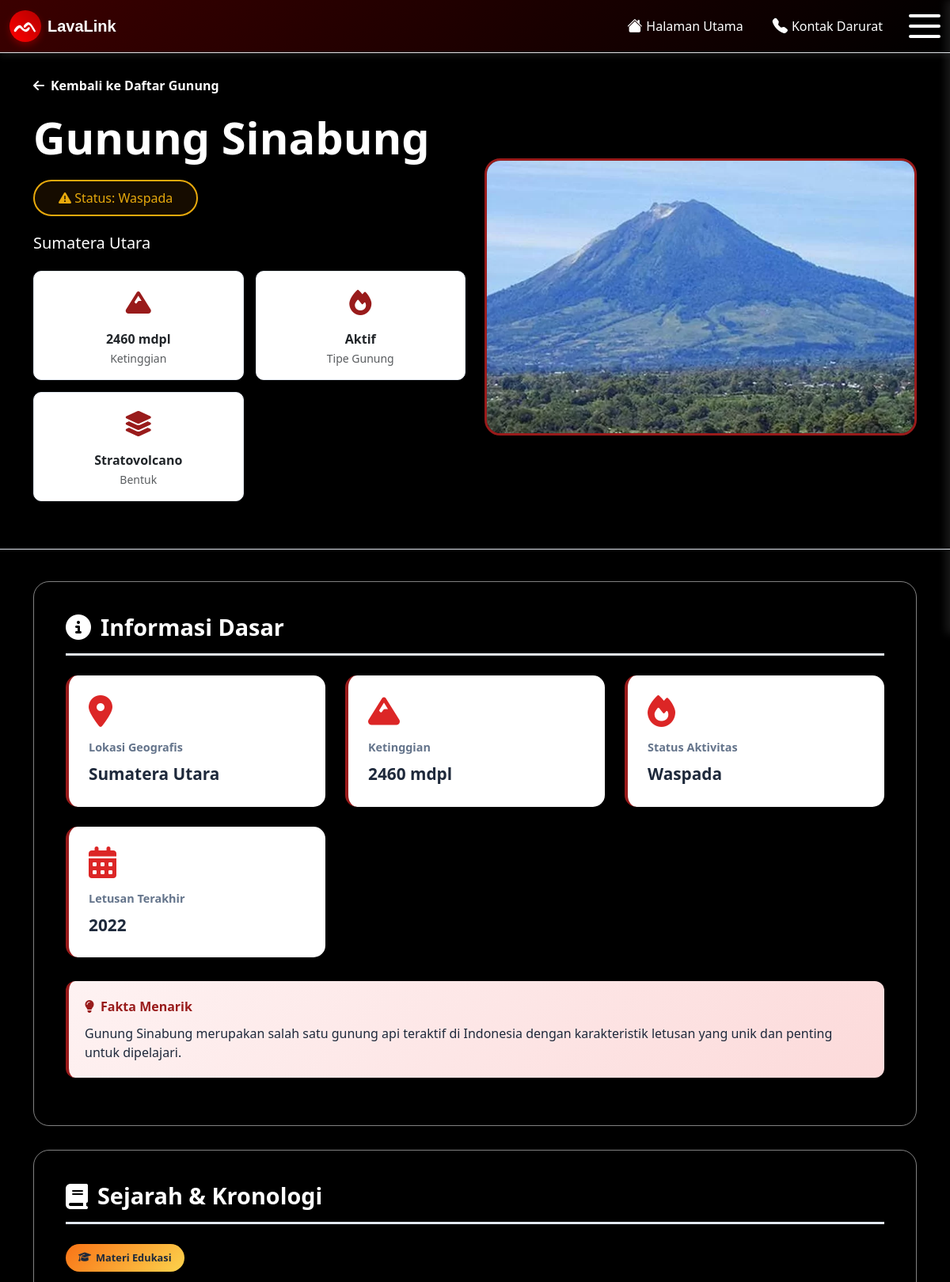
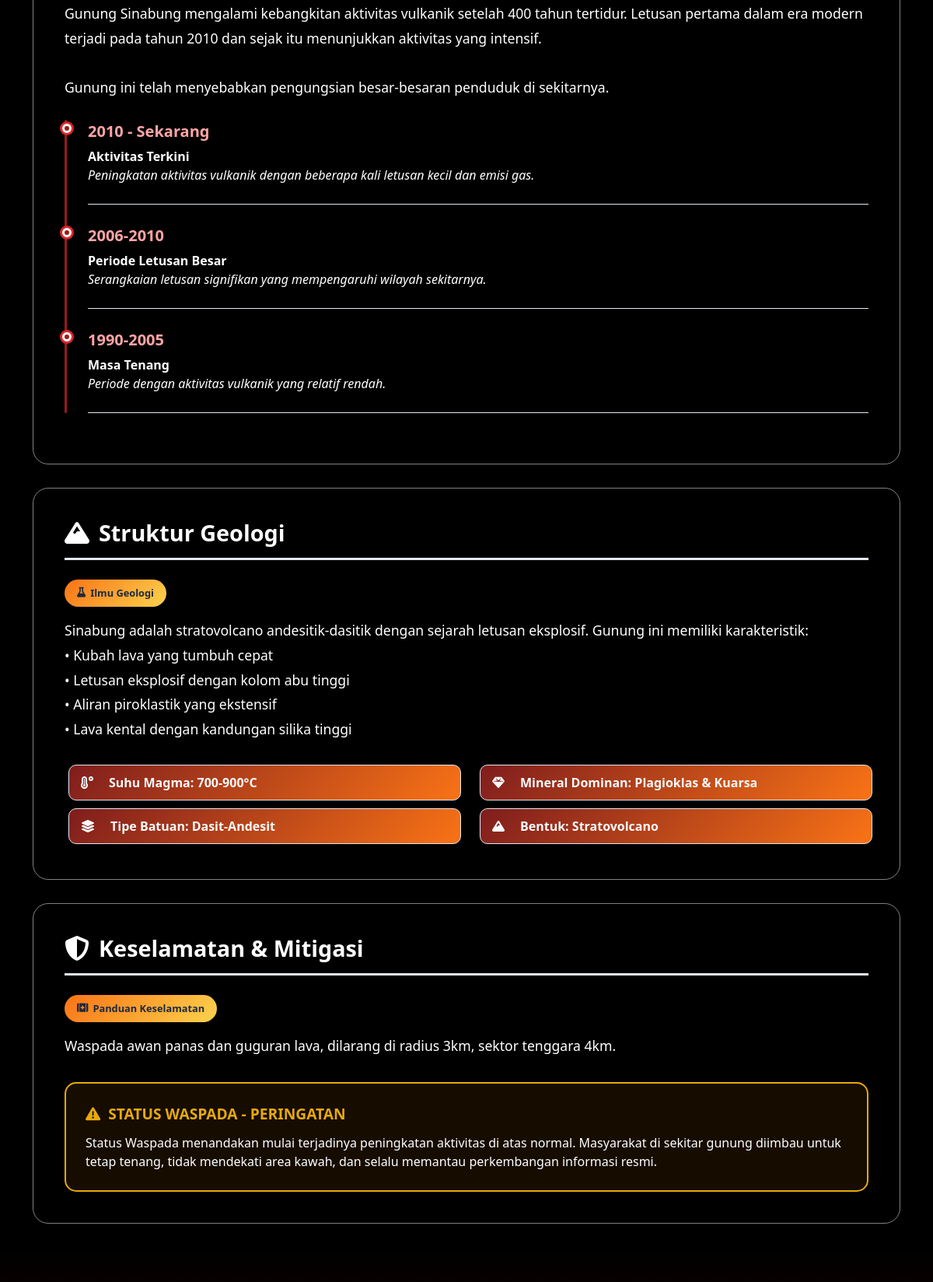
/detail_gunung.php?id=4 (upper part), run on the app's committed database (2 pictures, top to bottom).
### tables this page shows
CREATE TABLE `data_gunung` (
  `id` int(11) NOT NULL,
  `nama_gunung` varchar(100) DEFAULT NULL,
  `lokasi` varchar(100) DEFAULT NULL,
  `lat` decimal(10,6) DEFAULT NULL,
  `lon` decimal(10,6) DEFAULT NULL,
  `ketinggian` int(11) DEFAULT NULL,
  `sejarah` text DEFAULT NULL,
  `geologi` text DEFAULT NULL,
  `status` varchar(20) DEFAULT NULL,
  `rekomendasi` text DEFAULT NULL,
  `jalur_evakuasi` text DEFAULT NULL,
  `zona_merah` text DEFAULT NULL,
  `zona_kuning` text DEFAULT NULL,
  `zona_hijau` text DEFAULT NULL,
  `titik_kumpul` text DEFAULT NULL,
  `gambar` varchar(255) DEFAULT NULL,
  `tipe_gunung` varchar(50) DEFAULT NULL,
  `bentuk_gunung` varchar(50) DEFAULT NULL,
  `letusan_terakhir` varchar(100) DEFAULT NULL,
  `suhu_magma` varchar(100) DEFAULT NULL,
  `tipe_batuan` varchar(100) DEFAULT NULL,
  `mineral_dominan` varchar(100) DEFAULT NULL,
  `created_at` timestamp NOT NULL DEFAULT current_timestamp(),
  `update_at` timestamp NOT NULL DEFAULT current_timestamp() ON UPDATE current_timestamp()
);

### detail_gunung.php (the view, shortened to what this page needs)
<?php
include 'koneksi.php';
$id = $_GET['id'] ?? null;
$query = "SELECT * FROM data_gunung WHERE id = ?";
$stmt = mysqli_prepare($conn, $query);
mysqli_stmt_bind_param($stmt, "i", $id);
mysqli_stmt_execute($stmt);
$result = mysqli_stmt_get_result($stmt);
$gunung = mysqli_fetch_assoc($result);
$status_class = 'tag-normal';
$status_icon = 'fas fa-check-circle';
$status_text = 'Normal';
$status_color = '#059669';
$status_bg = 'rgba(5, 150, 105, 0.1)';
if (strpos(strtolower($gunung['status']), 'waspada') !== false) {
    $status_class = 'tag-waspada';
    $status_icon = 'fas fa-exclamation-triangle';
    $status_text = 'Waspada';
    $status_color = '#e7a90cff';
    $status_bg = 'rgba(217, 119, 6, 0.1)';
} elseif (strpos(strtolower($gunung['status']), 'siaga') !== false) {
    $status_class = 'tag-siaga';
    $status_icon = 'fas fa-fire';
    $status_text = 'Siaga';
    $status_color = '#dc6c26ff';
    $status_bg = 'rgba(220, 38, 38, 0.1)';
} elseif (strpos(strtolower($gunung['status']), 'awas') !== false) {
    $status_class = 'tag-awas';
    $status_icon = 'fas fa-fire';
    $status_text = 'Awas';
    $status_color = '#b82121ff';
    $status_bg = 'rgba(220, 38, 38, 0.1)';
}
?>
<!DOCTYPE html>
<html lang="id">
<head>
    <link rel="stylesheet" href="https://cdnjs.cloudflare.com/ajax/libs/font-awesome/6.4.0/css/all.min.css">
    <link rel="stylesheet" href="styles_css/detail_gunung.css">
</head>
<body style="background-color: black;">
    <header>
    </header>
    <section class="detail-hero">
        <div class="container">
            <div class="row align-items-center">
                <div class="col-lg-6">
                    <a href="info_gunung.php" class="btn-back" style="color: white;">
                        <i class="fas fa-arrow-left"></i>Kembali ke Daftar Gunung
                    </a>
                    <h1 class="display-4 fw-bold mb-3" style="color: white; padding-bottom: 15px"><?php echo $gunung['nama_gunung']; ?></h1>
                    <span class="alert" style="
                        background: <?php echo $status_bg; ?>;
                        color: <?php echo $status_color; ?>;
                        border: 2px solid <?php echo $status_color ?>; padding: 10px 30px; border-radius: 100px;
                    ">
                        <i class="<?php echo $status_icon; ?>"></i> Status: <?php echo $gunung['status']; ?>
                    </span>
                    <p style="color: white; font-size: 20px;"><br><?php echo $gunung['lokasi']; ?></p>
                    <div class="volcano-features">
                        <div class="feature-item">
                            <div class="feature-icon">
                                <i class="fas fa-mountain"></i>
                            </div>
                            <div class="fw-bold"><?php echo $gunung['ketinggian']; ?> mdpl</div>
                            <small class="text-muted">Ketinggian</small>
                        </div>
                        <div class="feature-item">
                            <div class="feature-icon">
                                <i class="fas fa-fire"></i>
                            </div>
                            <div class="fw-bold">Aktif</div>
                            <small class="text-muted">Tipe Gunung</small>
                        </div>
                        <div class="feature-item">
                            <div class="feature-icon">
                                <i class="fas fa-layer-group"></i>
                            </div>
                            <div class="fw-bold">Stratovolcano</div>
                            <small class="text-muted">Bentuk</small>
                        </div>
                    </div>
                </div>
                <div class="col-lg-6">
                    <img src="image/<?php echo $gunung['gambar']; ?>" class="volcano-image" alt="<?php echo $gunung['nama_gunung']; ?>" onerror="this.onerror=null; this.src='https://placehold.co/600x350/7f1d1d/ffffff?text=GUNUNG+API'">
                </div>
            </div>
        </div>
    </section>
    <div class="container">
        <section>
            <div class="content-section">
                <h2 class="section-title">
                    <i class="fas fa-info-circle"></i>Informasi Dasar
                </h2>
                <div class="info-grid">
                    <div class="info-card">
                        <i class="fas fa-map-marker-alt"></i>
                        <div class="info-label">Lokasi Geografis</div>
                        <div class="info-value"><?php echo $gunung['lokasi']; ?></div>
                    </div>
                    <div class="info-card">
                        <i class="fas fa-mountain"></i>
                        <div class="info-label">Ketinggian</div>
                        <div class="info-value"><?php echo $gunung['ketinggian']; ?> mdpl</div>
                    </div>
                    <div class="info-card">
                        <i class="fas fa-fire"></i>
                        <div class="info-label">Status Aktivitas</div>
                        <div class="info-value"><?php echo $gunung['status']; ?></div>
                    </div>
                    <div class="info-card">
                        <i class="fas fa-calendar-alt"></i>
                        <div class="info-label">Letusan Terakhir</div>
                        <div class="info-value"><?php echo $gunung['letusan_terakhir']; ?></div>
                    </div>
                </div>
                <div class="fact-box">
                    <div class="fact-title">
                        <i class="fas fa-lightbulb"></i>
                        Fakta Menarik
                    </div>
                    <p class="mb-0"><?php echo $gunung['nama_gunung']; ?> merupakan salah satu gunung api teraktif di Indonesia dengan karakteristik letusan yang unik dan penting untuk dipelajari.</p>
                </div>
            </div>
        </section>
        <section>
            <div class="content-section">
                <h2 class="section-title">
                    <i class="fas fa-book"></i>Sejarah & Kronologi
                </h2>
                <span class="edu-badge">
                    <i class="fas fa-graduation-cap"></i>Materi Edukasi
                </span>
                <div class="text-content">
                    <?php echo nl2br($gunung['sejarah']); ?>
                </div>
                <div class="timeline">
                    <div class="timeline-item">
                        <div class="timeline-date">2010 - Sekarang</div>
                        <div class="fw-bold">Aktivitas Terkini</div>
                        <p class="mb-0"><i>Peningkatan aktivitas vulkanik dengan beberapa kali letusan kecil dan emisi gas.</i></p>
                    </div>
                    <div class="timeline-item">
                        <div class="timeline-date">2006-2010</div>
                        <div class="fw-bold">Periode Letusan Besar</div>
                        <p class="mb-0"><i>Serangkaian letusan signifikan yang mempengaruhi wilayah sekitarnya.</i></p>
                    </div>
                    <div class="timeline-item">
                        <div class="timeline-date">1990-2005</div>
                        <div class="fw-bold">Masa Tenang</div>
                        <p class="mb-0"><i>Periode dengan aktivitas vulkanik yang relatif rendah.</i></p>
                    </div>
                </div>
            </div>
        </section>
        <section>
            <div class="content-section">
                <h2 class="section-title">
                    <i class="fas fa-mountain"></i>Struktur Geologi
                </h2>
                <span class="edu-badge">
                    <i class="fas fa-flask"></i>Ilmu Geologi
                </span>
                <div class="text-content">
                    <?php echo nl2br($gunung['geologi']); ?>
                </div>
                <div class="row mt-4">
                    <div class="col-md-6">
                        <div class="stat-badge">
                            <i class="fas fa-temperature-high"></i>
                            Suhu Magma: <?php echo ($gunung['suhu_magma']); ?>
                        </div>
                        <div class="stat-badge">
                            <i class="fas fa-layer-group"></i>
                            Tipe Batuan: <?php echo ($gunung['tipe_batuan']); ?>
                        </div>
                    </div>
                    <div class="col-md-6">
                        <div class="stat-badge">
                            <i class="fas fa-gem"></i>
                            Mineral Dominan: <?php echo ($gunung['mineral_dominan']); ?>
                        </div>
                        <div class="stat-badge">
                            <i class="fas fa-mountain"></i>
                            Bentuk: <?php echo ($gunung['bentuk_gunung']); ?>
                        </div>
                    </div>
                </div>
            </div>
        </section>
        <section>
            <div class="content-section">
                <h2 class="section-title">
                    <i class="fas fa-shield-alt"></i>Keselamatan & Mitigasi
                </h2>
                <span class="edu-badge">
                    <i class="fas fa-first-aid"></i>Panduan Keselamatan
                </span>
                <div class="text-content">
                    <?php echo nl2br($gunung['rekomendasi']); ?>
                </div>
                <div class="alert-box" style="
                    background: <?php echo $status_bg; ?>;
                    border: 2px solid <?php echo $status_color; ?>;
                ">
                    <div class="alert-title" style="color: <?php echo $status_color; ?>;">
                        <i class="<?php echo $status_icon; ?>"></i>
                        STATUS <?php echo strtoupper($status_text); ?> - PERINGATAN
                    </div>
                    <p class="mb-0" style="color:white">
                        <?php if ($status_class == 'tag-siaga'): ?>
                            Status Siaga menunjukkan adanya peningkatan aktivitas vulkanik yang nyata. Masyarakat di wilayah terdampak harus meningkatkan kewaspadaan, berada di luar radius bahaya yang ditetapkan, dan mengikuti instruksi evakuasi dari pemerintah daerah.
                        <?php elseif ($status_class == 'tag-waspada'): ?>
                            Status Waspada menandakan mulai terjadinya peningkatan aktivitas di atas normal. Masyarakat di sekitar gunung diimbau untuk tetap tenang, tidak mendekati area kawah, dan selalu memantau perkembangan informasi resmi.
                        <?php elseif ($status_class == 'tag-awas'): ?>
                            Status Awas adalah tingkat peringatan tertinggi dan mengindikasikan bahwa letusan besar kemungkinan akan terjadi dalam waktu dekat. Seluruh masyarakat di area rawan bencana (KRB) wajib segera mengevakuasi diri ke lokasi aman.
                        <?php else: ?>
                            Status Normal menunjukkan tidak ada perubahan aktivitas yang signifikan. Meskipun demikian, masyarakat dan pengunjung tetap dilarang mendekati kawah/puncak untuk menghindari bahaya gas beracun.
                        <?php endif; ?>
                    </p>
                </div>
            </div>
        </section>
    </div>
    <footer>
    </footer>
</body>
</html>

### styles_css/navbar.css (style rules this page uses)
#custom-navbar { background: linear-gradient(135deg, #3b0000ff 0%, #000000ff 100%); box-shadow: 0 2px 10px rgba(255, 255, 255, 0.1); border-bottom: 1px solid #dee2e6; transition: all 0.3s ease; animation: navbarFadeIn 0.8s ease-out; position: fixed; top: 0px; z-index: 9999; }
.navbar-brand { font-family: 'Arial', sans-serif; color: #574949ff; transition: transform 0.3s ease; }
.logo-sb { background: linear-gradient(45deg, #ff0000ff, #b30000ff); color: white; font-weight: bold; font-size: 1.5rem; width: 40px; height: 40px; display: flex; align-items: center; justify-content: center; border-radius: 50%; box-shadow: 0 4px 8px rgba(255, 0, 0, 0.3); transition: all 0.3s ease; }
.icon-btn-custom { display: inline-flex; align-items: center; justify-content: center; padding: 8px 12px; margin: 0 5px; color: #ffffffff; background: transparent; border: none; border-radius: 8px; transition: all 0.3s ease; position: relative; overflow: hidden; animation: fadeInUp 0.6s ease-out; }
.icon-btn-custom::before { content: ''; position: absolute; top: 0; left: -100%; width: 100%; height: 100%; background: linear-gradient(90deg, transparent, rgba(255, 0, 0, 0.2), transparent); transition: left 0.5s ease; }
.icon-btn-custom i { font-size: 1.2rem; margin-right: 5px; }
.icon-btn-custom span { font-weight: 500; }
#burgermenu { cursor: pointer; width: 40px; height: 30px; display: flex; flex-direction: column; justify-content: space-between; z-index: 110; background-color: black; }
.line { transition: 500ms; width: 100%; height: 4px; background-color: #ffffffff; border-radius: 1rem; }

### styles_css/footer.css (style rules this page uses)
body { display: flex; flex-direction: column; overflow-x: hidden; background: #F5F7FA; min-height: 100vh; margin: 0; }

### data on the page
data_gunung: nama_gunung "Gunung Sinabung", status "Waspada", lokasi "Sumatera Utara", ketinggian "2460", gambar (picture), letusan_terakhir "2022", sejarah "Gunung Sinabung mengalami kebangkitan aktivitas vulkanik setelah 400 tahun tertidur. Letusan pertama dalam era modern terjadi pada tahun 2010 dan sejak itu menunjukkan aktivitas yang intensif. Gunung ini telah menyebabkan pengungsian besar-besaran penduduk di sekitarnya.", geologi "Sinabung adalah stratovolcano andesitik-dasitik dengan sejarah letusan eksplosif. Gunung ini memiliki karakteristik: • Kubah lava yang tumbuh cepat • Letusan eksplosif dengan kolom abu tinggi • Aliran piroklastik yang ekstensif • Lava kental dengan kandungan silika tinggi", suhu_magma "700-900°C", tipe_batuan "Dasit-Andesit", mineral_dominan "Plagioklas & Kuarsa", bentuk_gunung "Stratovolcano", rekomendasi "Waspada awan panas dan guguran lava, dilarang di radius 3km, sektor tenggara 4km.", status "WASPADA"
